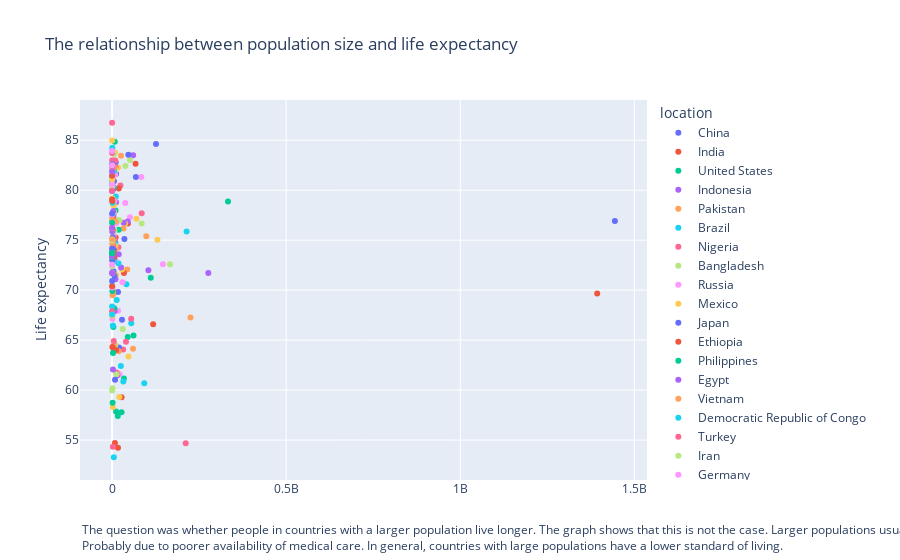

The notebook cell saved with this chart:
### Markdown cell above
<h3><b><span style="color: #d68910  ;"> <<<< 2 >>>> <br>Using your data frame and the plotly library, create a visualization that shows the relationship between population and life expectancy in a country. Do people live longer in countries that have larger populations?
Adjust the visualization appearance:
Set the X axis to use the logarithmic scale.
Set the color of the marker according to the continent where the country is located. Use a different color palette than the default one. You can use the palettes defined in Plotly or define your own palette as a list of colors.
Set an appropriate title for the chart.</span>

### Code cell
import plotly.express as px
import pandas as pd

file_path = r"C:\Users\MartinPC\Desktop\project_1_python.csv"
df = pd.read_csv(file_path)

# Kontrola sloupců (chatGPT corection)
if "population" in df.columns and "life_expectancy" in df.columns:
    df_unique = df.sort_values("population", ascending=False).drop_duplicates(subset=["location"])

    #  scatter plotu vith subscription >>>>
    fig = px.scatter(
        df_unique,
        x="population",
        y="life_expectancy",
        color="location",
        hover_name="location",
        title="The relationship between population size and life expectancy",
        labels={"population": "", "life_expectancy": "Life expectancy"},
        size_max=20,
    )

    # subtitle >>>>>>
    fig.update_layout(
        annotations=[
            dict(
                text="The question was whether people in countries with a larger population live longer. The graph shows that this is not the case. Larger populations usually have a lower life expectancy.<br>"
                     "Probably due to poorer availability of medical care. In general, countries with large populations have a lower standard of living.",
                x=0.0,  # center
                y=-0.2, 
                xref="paper",
                yref="paper",
                showarrow=False,
                font=dict(size=12),
                align="left"
            )
        ]
    )
    
    fig.show()
else:
    print("Dataset neobsahuje sloupce 'population' nebo 'life_expectancy'.")
